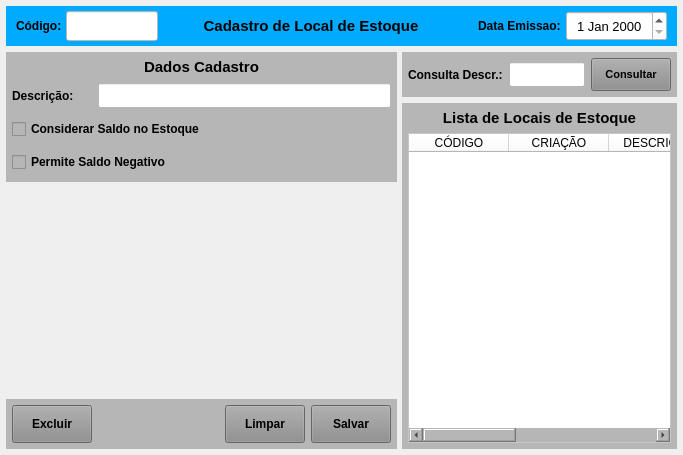
<?xml version="1.0" encoding="UTF-8"?>
<ui version="4.0">
 <class>MainWindow</class>
 <widget class="QMainWindow" name="MainWindow">
  <property name="geometry">
   <rect>
    <x>0</x>
    <y>0</y>
    <width>683</width>
    <height>455</height>
   </rect>
  </property>
  <property name="windowTitle">
   <string>Cadastro de Locais de Estoque</string>
  </property>
  <property name="styleSheet">
   <string notr="true"/>
  </property>
  <widget class="QWidget" name="centralwidget">
   <layout class="QVBoxLayout" name="verticalLayout">
    <property name="spacing">
     <number>6</number>
    </property>
    <property name="leftMargin">
     <number>6</number>
    </property>
    <property name="topMargin">
     <number>6</number>
    </property>
    <property name="rightMargin">
     <number>6</number>
    </property>
    <property name="bottomMargin">
     <number>6</number>
    </property>
    <item>
     <widget class="QWidget" name="widget" native="true">
      <property name="minimumSize">
       <size>
        <width>0</width>
        <height>40</height>
       </size>
      </property>
      <property name="maximumSize">
       <size>
        <width>16777215</width>
        <height>40</height>
       </size>
      </property>
      <property name="styleSheet">
       <string notr="true">background-color: rgb(0, 170, 255);</string>
      </property>
      <layout class="QHBoxLayout" name="horizontalLayout">
       <property name="spacing">
        <number>2</number>
       </property>
       <property name="leftMargin">
        <number>10</number>
       </property>
       <property name="topMargin">
        <number>5</number>
       </property>
       <property name="rightMargin">
        <number>10</number>
       </property>
       <property name="bottomMargin">
        <number>5</number>
       </property>
       <item>
        <widget class="QLabel" name="label_4">
         <property name="minimumSize">
          <size>
           <width>48</width>
           <height>0</height>
          </size>
         </property>
         <property name="maximumSize">
          <size>
           <width>48</width>
           <height>16777215</height>
          </size>
         </property>
         <property name="font">
          <font>
           <pointsize>9</pointsize>
           <weight>75</weight>
           <bold>true</bold>
          </font>
         </property>
         <property name="styleSheet">
          <string notr="true"/>
         </property>
         <property name="text">
          <string>Código:</string>
         </property>
         <property name="alignment">
          <set>Qt::AlignLeading|Qt::AlignLeft|Qt::AlignVCenter</set>
         </property>
        </widget>
       </item>
       <item>
        <widget class="QLineEdit" name="line_Num">
         <property name="sizePolicy">
          <sizepolicy hsizetype="Preferred" vsizetype="Preferred">
           <horstretch>0</horstretch>
           <verstretch>0</verstretch>
          </sizepolicy>
         </property>
         <property name="minimumSize">
          <size>
           <width>92</width>
           <height>0</height>
          </size>
         </property>
         <property name="maximumSize">
          <size>
           <width>92</width>
           <height>16777215</height>
          </size>
         </property>
         <property name="font">
          <font>
           <pointsize>12</pointsize>
          </font>
         </property>
         <property name="styleSheet">
          <string notr="true">background-color: rgb(255, 255, 255);</string>
         </property>
         <property name="inputMask">
          <string/>
         </property>
         <property name="text">
          <string/>
         </property>
         <property name="frame">
          <bool>true</bool>
         </property>
         <property name="echoMode">
          <enum>QLineEdit::Normal</enum>
         </property>
         <property name="alignment">
          <set>Qt::AlignCenter</set>
         </property>
         <property name="dragEnabled">
          <bool>false</bool>
         </property>
         <property name="placeholderText">
          <string/>
         </property>
        </widget>
       </item>
       <item>
        <widget class="QLabel" name="label_13">
         <property name="sizePolicy">
          <sizepolicy hsizetype="Preferred" vsizetype="Preferred">
           <horstretch>0</horstretch>
           <verstretch>0</verstretch>
          </sizepolicy>
         </property>
         <property name="minimumSize">
          <size>
           <width>0</width>
           <height>0</height>
          </size>
         </property>
         <property name="font">
          <font>
           <pointsize>11</pointsize>
           <weight>75</weight>
           <bold>true</bold>
          </font>
         </property>
         <property name="styleSheet">
          <string notr="true"/>
         </property>
         <property name="text">
          <string>Cadastro de Local de Estoque</string>
         </property>
         <property name="alignment">
          <set>Qt::AlignCenter</set>
         </property>
        </widget>
       </item>
       <item>
        <widget class="QLabel" name="label_11">
         <property name="sizePolicy">
          <sizepolicy hsizetype="Preferred" vsizetype="Preferred">
           <horstretch>0</horstretch>
           <verstretch>0</verstretch>
          </sizepolicy>
         </property>
         <property name="minimumSize">
          <size>
           <width>100</width>
           <height>0</height>
          </size>
         </property>
         <property name="maximumSize">
          <size>
           <width>100</width>
           <height>16777215</height>
          </size>
         </property>
         <property name="font">
          <font>
           <pointsize>9</pointsize>
           <weight>75</weight>
           <bold>true</bold>
          </font>
         </property>
         <property name="styleSheet">
          <string notr="true"/>
         </property>
         <property name="text">
          <string>Data Emissao: </string>
         </property>
         <property name="alignment">
          <set>Qt::AlignRight|Qt::AlignTrailing|Qt::AlignVCenter</set>
         </property>
        </widget>
       </item>
       <item>
        <widget class="QDateEdit" name="date_Emissao">
         <property name="sizePolicy">
          <sizepolicy hsizetype="Preferred" vsizetype="Preferred">
           <horstretch>0</horstretch>
           <verstretch>0</verstretch>
          </sizepolicy>
         </property>
         <property name="minimumSize">
          <size>
           <width>101</width>
           <height>0</height>
          </size>
         </property>
         <property name="maximumSize">
          <size>
           <width>101</width>
           <height>16777215</height>
          </size>
         </property>
         <property name="font">
          <font>
           <pointsize>10</pointsize>
          </font>
         </property>
         <property name="styleSheet">
          <string notr="true">background-color: rgb(255, 255, 255);</string>
         </property>
         <property name="alignment">
          <set>Qt::AlignCenter</set>
         </property>
        </widget>
       </item>
      </layout>
     </widget>
    </item>
    <item>
     <widget class="QWidget" name="widget_2" native="true">
      <property name="styleSheet">
       <string notr="true"/>
      </property>
      <layout class="QHBoxLayout" name="horizontalLayout_3">
       <property name="spacing">
        <number>5</number>
       </property>
       <property name="leftMargin">
        <number>0</number>
       </property>
       <property name="topMargin">
        <number>0</number>
       </property>
       <property name="rightMargin">
        <number>0</number>
       </property>
       <property name="bottomMargin">
        <number>0</number>
       </property>
       <item>
        <widget class="QWidget" name="widget_4" native="true">
         <property name="minimumSize">
          <size>
           <width>391</width>
           <height>0</height>
          </size>
         </property>
         <property name="maximumSize">
          <size>
           <width>391</width>
           <height>16777215</height>
          </size>
         </property>
         <property name="styleSheet">
          <string notr="true"/>
         </property>
         <layout class="QVBoxLayout" name="verticalLayout_2">
          <property name="spacing">
           <number>5</number>
          </property>
          <property name="leftMargin">
           <number>0</number>
          </property>
          <property name="topMargin">
           <number>0</number>
          </property>
          <property name="rightMargin">
           <number>0</number>
          </property>
          <property name="bottomMargin">
           <number>0</number>
          </property>
          <item>
           <widget class="QWidget" name="widget_6" native="true">
            <property name="minimumSize">
             <size>
              <width>0</width>
              <height>130</height>
             </size>
            </property>
            <property name="maximumSize">
             <size>
              <width>16777215</width>
              <height>130</height>
             </size>
            </property>
            <property name="styleSheet">
             <string notr="true">background-color: rgb(182, 182, 182);</string>
            </property>
            <layout class="QVBoxLayout" name="verticalLayout_6">
             <property name="leftMargin">
              <number>6</number>
             </property>
             <property name="topMargin">
              <number>6</number>
             </property>
             <property name="rightMargin">
              <number>6</number>
             </property>
             <property name="bottomMargin">
              <number>6</number>
             </property>
             <item>
              <widget class="QLabel" name="label_3">
               <property name="minimumSize">
                <size>
                 <width>0</width>
                 <height>18</height>
                </size>
               </property>
               <property name="maximumSize">
                <size>
                 <width>16777215</width>
                 <height>18</height>
                </size>
               </property>
               <property name="font">
                <font>
                 <pointsize>11</pointsize>
                 <weight>75</weight>
                 <bold>true</bold>
                </font>
               </property>
               <property name="text">
                <string>Dados Cadastro</string>
               </property>
               <property name="alignment">
                <set>Qt::AlignCenter</set>
               </property>
              </widget>
             </item>
             <item>
              <widget class="QWidget" name="widget_14" native="true">
               <layout class="QHBoxLayout" name="horizontalLayout_9">
                <property name="leftMargin">
                 <number>0</number>
                </property>
                <property name="topMargin">
                 <number>0</number>
                </property>
                <property name="rightMargin">
                 <number>0</number>
                </property>
                <property name="bottomMargin">
                 <number>0</number>
                </property>
                <item>
                 <widget class="QLabel" name="label_27">
                  <property name="minimumSize">
                   <size>
                    <width>80</width>
                    <height>0</height>
                   </size>
                  </property>
                  <property name="maximumSize">
                   <size>
                    <width>80</width>
                    <height>16777215</height>
                   </size>
                  </property>
                  <property name="font">
                   <font>
                    <pointsize>9</pointsize>
                    <weight>75</weight>
                    <bold>true</bold>
                   </font>
                  </property>
                  <property name="text">
                   <string>Descrição:</string>
                  </property>
                  <property name="alignment">
                   <set>Qt::AlignLeading|Qt::AlignLeft|Qt::AlignVCenter</set>
                  </property>
                 </widget>
                </item>
                <item>
                 <widget class="QLineEdit" name="line_Descricao">
                  <property name="sizePolicy">
                   <sizepolicy hsizetype="Preferred" vsizetype="Preferred">
                    <horstretch>0</horstretch>
                    <verstretch>0</verstretch>
                   </sizepolicy>
                  </property>
                  <property name="minimumSize">
                   <size>
                    <width>0</width>
                    <height>25</height>
                   </size>
                  </property>
                  <property name="maximumSize">
                   <size>
                    <width>16777215</width>
                    <height>25</height>
                   </size>
                  </property>
                  <property name="font">
                   <font>
                    <pointsize>9</pointsize>
                   </font>
                  </property>
                  <property name="styleSheet">
                   <string notr="true">background-color: rgb(255, 255, 255);</string>
                  </property>
                  <property name="text">
                   <string/>
                  </property>
                  <property name="maxLength">
                   <number>45</number>
                  </property>
                  <property name="alignment">
                   <set>Qt::AlignLeading|Qt::AlignLeft|Qt::AlignVCenter</set>
                  </property>
                 </widget>
                </item>
               </layout>
              </widget>
             </item>
             <item>
              <widget class="QWidget" name="widget_15" native="true">
               <layout class="QHBoxLayout" name="horizontalLayout_10">
                <property name="leftMargin">
                 <number>0</number>
                </property>
                <property name="topMargin">
                 <number>0</number>
                </property>
                <property name="rightMargin">
                 <number>0</number>
                </property>
                <property name="bottomMargin">
                 <number>0</number>
                </property>
                <item>
                 <widget class="QCheckBox" name="check_Saldo_Estoque">
                  <property name="font">
                   <font>
                    <pointsize>9</pointsize>
                    <weight>75</weight>
                    <bold>true</bold>
                   </font>
                  </property>
                  <property name="text">
                   <string>Considerar Saldo no Estoque</string>
                  </property>
                 </widget>
                </item>
               </layout>
              </widget>
             </item>
             <item>
              <widget class="QWidget" name="widget_16" native="true">
               <layout class="QHBoxLayout" name="horizontalLayout_11">
                <property name="leftMargin">
                 <number>0</number>
                </property>
                <property name="topMargin">
                 <number>0</number>
                </property>
                <property name="rightMargin">
                 <number>0</number>
                </property>
                <property name="bottomMargin">
                 <number>0</number>
                </property>
                <item>
                 <widget class="QCheckBox" name="check_Negativo">
                  <property name="font">
                   <font>
                    <pointsize>9</pointsize>
                    <weight>75</weight>
                    <bold>true</bold>
                   </font>
                  </property>
                  <property name="text">
                   <string>Permite Saldo Negativo</string>
                  </property>
                 </widget>
                </item>
               </layout>
              </widget>
             </item>
            </layout>
           </widget>
          </item>
          <item>
           <widget class="QWidget" name="widget_7" native="true"/>
          </item>
          <item>
           <widget class="QWidget" name="widget_3" native="true">
            <property name="minimumSize">
             <size>
              <width>0</width>
              <height>50</height>
             </size>
            </property>
            <property name="maximumSize">
             <size>
              <width>16777215</width>
              <height>50</height>
             </size>
            </property>
            <property name="styleSheet">
             <string notr="true">background-color: rgb(182, 182, 182);</string>
            </property>
            <layout class="QHBoxLayout" name="horizontalLayout_2">
             <property name="spacing">
              <number>6</number>
             </property>
             <property name="leftMargin">
              <number>6</number>
             </property>
             <property name="topMargin">
              <number>6</number>
             </property>
             <property name="rightMargin">
              <number>6</number>
             </property>
             <property name="bottomMargin">
              <number>6</number>
             </property>
             <item>
              <widget class="QPushButton" name="btn_Excluir">
               <property name="sizePolicy">
                <sizepolicy hsizetype="Fixed" vsizetype="Preferred">
                 <horstretch>0</horstretch>
                 <verstretch>0</verstretch>
                </sizepolicy>
               </property>
               <property name="maximumSize">
                <size>
                 <width>80</width>
                 <height>16777215</height>
                </size>
               </property>
               <property name="font">
                <font>
                 <pointsize>9</pointsize>
                 <weight>75</weight>
                 <bold>true</bold>
                </font>
               </property>
               <property name="cursor">
                <cursorShape>PointingHandCursor</cursorShape>
               </property>
               <property name="layoutDirection">
                <enum>Qt::LeftToRight</enum>
               </property>
               <property name="autoFillBackground">
                <bool>false</bool>
               </property>
               <property name="styleSheet">
                <string notr="true">background-color: rgb(141, 141, 141);</string>
               </property>
               <property name="text">
                <string>Excluir</string>
               </property>
               <property name="checkable">
                <bool>false</bool>
               </property>
               <property name="autoDefault">
                <bool>false</bool>
               </property>
               <property name="default">
                <bool>false</bool>
               </property>
               <property name="flat">
                <bool>false</bool>
               </property>
              </widget>
             </item>
             <item>
              <widget class="QLabel" name="label">
               <property name="text">
                <string/>
               </property>
              </widget>
             </item>
             <item>
              <widget class="QPushButton" name="btn_Limpar">
               <property name="sizePolicy">
                <sizepolicy hsizetype="Fixed" vsizetype="Preferred">
                 <horstretch>0</horstretch>
                 <verstretch>0</verstretch>
                </sizepolicy>
               </property>
               <property name="maximumSize">
                <size>
                 <width>80</width>
                 <height>16777215</height>
                </size>
               </property>
               <property name="font">
                <font>
                 <pointsize>9</pointsize>
                 <weight>75</weight>
                 <bold>true</bold>
                </font>
               </property>
               <property name="cursor">
                <cursorShape>PointingHandCursor</cursorShape>
               </property>
               <property name="layoutDirection">
                <enum>Qt::LeftToRight</enum>
               </property>
               <property name="autoFillBackground">
                <bool>false</bool>
               </property>
               <property name="styleSheet">
                <string notr="true">background-color: rgb(141, 141, 141);</string>
               </property>
               <property name="text">
                <string>Limpar</string>
               </property>
               <property name="checkable">
                <bool>false</bool>
               </property>
               <property name="autoDefault">
                <bool>false</bool>
               </property>
               <property name="default">
                <bool>false</bool>
               </property>
               <property name="flat">
                <bool>false</bool>
               </property>
              </widget>
             </item>
             <item>
              <widget class="QPushButton" name="btn_Salvar">
               <property name="sizePolicy">
                <sizepolicy hsizetype="Fixed" vsizetype="Preferred">
                 <horstretch>0</horstretch>
                 <verstretch>0</verstretch>
                </sizepolicy>
               </property>
               <property name="maximumSize">
                <size>
                 <width>80</width>
                 <height>16777215</height>
                </size>
               </property>
               <property name="font">
                <font>
                 <pointsize>9</pointsize>
                 <weight>75</weight>
                 <bold>true</bold>
                </font>
               </property>
               <property name="cursor">
                <cursorShape>PointingHandCursor</cursorShape>
               </property>
               <property name="styleSheet">
                <string notr="true">background-color: rgb(141, 141, 141);</string>
               </property>
               <property name="text">
                <string>Salvar</string>
               </property>
              </widget>
             </item>
            </layout>
           </widget>
          </item>
         </layout>
        </widget>
       </item>
       <item>
        <widget class="QWidget" name="widget_5" native="true">
         <property name="styleSheet">
          <string notr="true"/>
         </property>
         <layout class="QVBoxLayout" name="verticalLayout_5">
          <property name="leftMargin">
           <number>0</number>
          </property>
          <property name="topMargin">
           <number>0</number>
          </property>
          <property name="rightMargin">
           <number>0</number>
          </property>
          <property name="bottomMargin">
           <number>0</number>
          </property>
          <item>
           <widget class="QWidget" name="widget_12" native="true">
            <property name="maximumSize">
             <size>
              <width>16777215</width>
              <height>45</height>
             </size>
            </property>
            <property name="sizeIncrement">
             <size>
              <width>0</width>
              <height>45</height>
             </size>
            </property>
            <property name="styleSheet">
             <string notr="true">background-color: rgb(182, 182, 182);</string>
            </property>
            <layout class="QHBoxLayout" name="horizontalLayout_7">
             <property name="leftMargin">
              <number>6</number>
             </property>
             <property name="topMargin">
              <number>6</number>
             </property>
             <property name="rightMargin">
              <number>6</number>
             </property>
             <property name="bottomMargin">
              <number>6</number>
             </property>
             <item>
              <widget class="QLabel" name="label_6">
               <property name="minimumSize">
                <size>
                 <width>0</width>
                 <height>0</height>
                </size>
               </property>
               <property name="maximumSize">
                <size>
                 <width>95</width>
                 <height>16777215</height>
                </size>
               </property>
               <property name="font">
                <font>
                 <pointsize>9</pointsize>
                 <weight>75</weight>
                 <bold>true</bold>
                </font>
               </property>
               <property name="text">
                <string>Consulta Descr.:</string>
               </property>
               <property name="alignment">
                <set>Qt::AlignLeading|Qt::AlignLeft|Qt::AlignVCenter</set>
               </property>
              </widget>
             </item>
             <item>
              <widget class="QLineEdit" name="line_Consulta">
               <property name="sizePolicy">
                <sizepolicy hsizetype="Preferred" vsizetype="Preferred">
                 <horstretch>0</horstretch>
                 <verstretch>0</verstretch>
                </sizepolicy>
               </property>
               <property name="minimumSize">
                <size>
                 <width>0</width>
                 <height>25</height>
                </size>
               </property>
               <property name="maximumSize">
                <size>
                 <width>16777215</width>
                 <height>25</height>
                </size>
               </property>
               <property name="font">
                <font>
                 <pointsize>9</pointsize>
                </font>
               </property>
               <property name="styleSheet">
                <string notr="true">background-color: rgb(255, 255, 255);</string>
               </property>
               <property name="inputMask">
                <string/>
               </property>
               <property name="alignment">
                <set>Qt::AlignLeading|Qt::AlignLeft|Qt::AlignVCenter</set>
               </property>
              </widget>
             </item>
             <item>
              <widget class="QPushButton" name="btn_Consulta">
               <property name="sizePolicy">
                <sizepolicy hsizetype="Preferred" vsizetype="Preferred">
                 <horstretch>0</horstretch>
                 <verstretch>0</verstretch>
                </sizepolicy>
               </property>
               <property name="minimumSize">
                <size>
                 <width>80</width>
                 <height>0</height>
                </size>
               </property>
               <property name="maximumSize">
                <size>
                 <width>80</width>
                 <height>16777215</height>
                </size>
               </property>
               <property name="font">
                <font>
                 <pointsize>8</pointsize>
                 <weight>75</weight>
                 <bold>true</bold>
                </font>
               </property>
               <property name="cursor">
                <cursorShape>PointingHandCursor</cursorShape>
               </property>
               <property name="layoutDirection">
                <enum>Qt::LeftToRight</enum>
               </property>
               <property name="autoFillBackground">
                <bool>false</bool>
               </property>
               <property name="styleSheet">
                <string notr="true">background-color: rgb(141, 141, 141);</string>
               </property>
               <property name="text">
                <string>Consultar</string>
               </property>
               <property name="checkable">
                <bool>false</bool>
               </property>
               <property name="autoDefault">
                <bool>false</bool>
               </property>
               <property name="default">
                <bool>false</bool>
               </property>
               <property name="flat">
                <bool>false</bool>
               </property>
              </widget>
             </item>
            </layout>
           </widget>
          </item>
          <item>
           <widget class="QWidget" name="widget_11" native="true">
            <property name="styleSheet">
             <string notr="true">background-color: rgb(182, 182, 182);</string>
            </property>
            <layout class="QVBoxLayout" name="verticalLayout_4">
             <property name="leftMargin">
              <number>6</number>
             </property>
             <property name="topMargin">
              <number>6</number>
             </property>
             <property name="rightMargin">
              <number>6</number>
             </property>
             <property name="bottomMargin">
              <number>6</number>
             </property>
             <item>
              <widget class="QLabel" name="label_5">
               <property name="minimumSize">
                <size>
                 <width>0</width>
                 <height>18</height>
                </size>
               </property>
               <property name="maximumSize">
                <size>
                 <width>16777215</width>
                 <height>18</height>
                </size>
               </property>
               <property name="font">
                <font>
                 <pointsize>11</pointsize>
                 <weight>75</weight>
                 <bold>true</bold>
                </font>
               </property>
               <property name="text">
                <string>Lista de Locais de Estoque</string>
               </property>
               <property name="alignment">
                <set>Qt::AlignCenter</set>
               </property>
              </widget>
             </item>
             <item>
              <widget class="QTableWidget" name="table_Lista">
               <property name="sizePolicy">
                <sizepolicy hsizetype="Preferred" vsizetype="Preferred">
                 <horstretch>0</horstretch>
                 <verstretch>0</verstretch>
                </sizepolicy>
               </property>
               <property name="font">
                <font>
                 <pointsize>9</pointsize>
                </font>
               </property>
               <property name="styleSheet">
                <string notr="true">background-color: rgb(255, 255, 255);</string>
               </property>
               <attribute name="verticalHeaderDefaultSectionSize">
                <number>0</number>
               </attribute>
               <attribute name="verticalHeaderMinimumSectionSize">
                <number>0</number>
               </attribute>
               <column>
                <property name="text">
                 <string>CÓDIGO</string>
                </property>
               </column>
               <column>
                <property name="text">
                 <string>CRIAÇÃO</string>
                </property>
               </column>
               <column>
                <property name="text">
                 <string>DESCRIÇÃO</string>
                </property>
               </column>
               <column>
                <property name="text">
                 <string>ESTOQUE</string>
                </property>
               </column>
               <column>
                <property name="text">
                 <string>NEGATIVO</string>
                </property>
               </column>
              </widget>
             </item>
            </layout>
           </widget>
          </item>
         </layout>
        </widget>
       </item>
      </layout>
     </widget>
    </item>
   </layout>
  </widget>
 </widget>
 <resources/>
 <connections/>
</ui>
